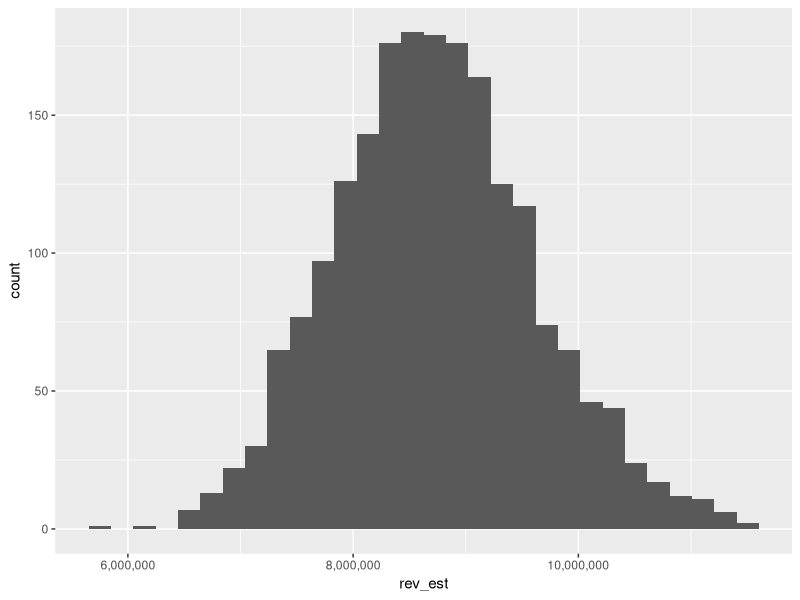
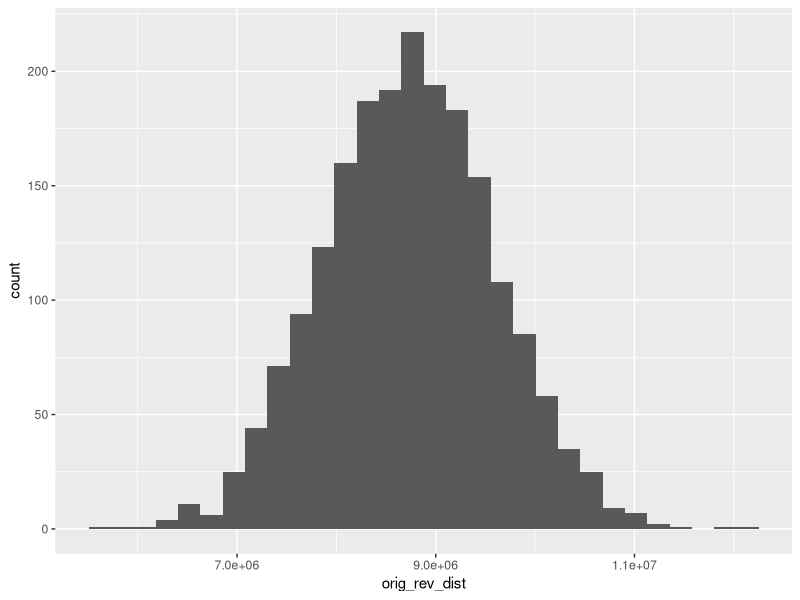
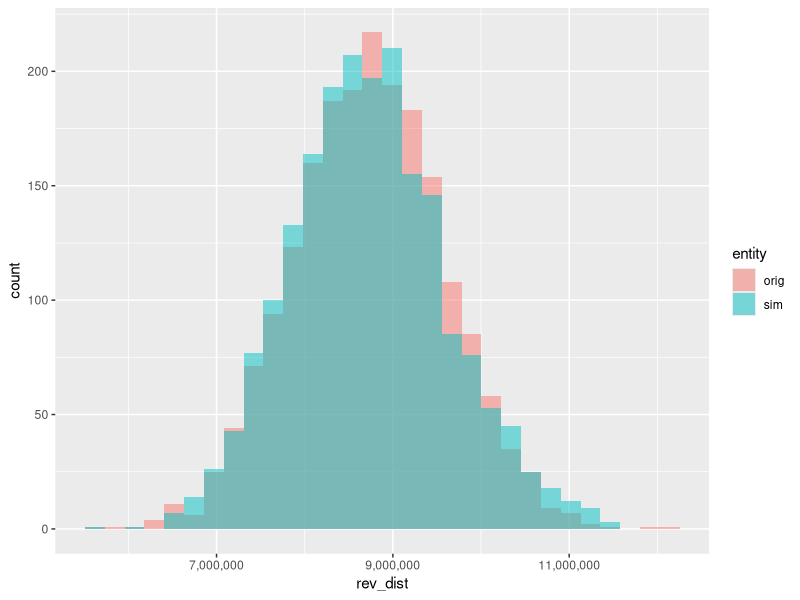

These charts were generated, in order, by the following R code:
## ESTIMATING POTENTIAL RETURNS ON A CUSTOMER PROMOTION

## load libraries
library(tidyverse)
library(scales)

## get data - prepared in advance
cust <- read_csv('data/customer_promo.csv')

## examine customer data
str(cust)

## identify variables for estimating: the unknowns:
## Exp_promo_convert: expecting number of customers to convert via promo
## ARPU_Future: expected ARPU for customers during time period
## ARPU_promo: expected spend rate for customers who converted via promo

## Exp_promo_convert distribution
sd_est <- 0.1

## works but applies same random var to each item
cust_epc <- cust %>% mutate(
  epc_est=Exp_promo_convert*rnorm(mean=1, sd=sd_est, n=1)
)

## works but loop
cust_epc2 <- cust
for(s in 1:nrow(cust)){
  cust_epc2$epc_est[s] <- cust_epc2$Exp_promo_convert[s]*rnorm(mean=1, sd=sd_est, n=1)
}

cust_est <- cust
## create function and use apply
fdist <- function(x) {
  x*rnorm(mean=1, sd=sd_est, n=1)
}
## apply function to each row to create new variable with random normal dist
cust_est$epc_est <- apply(cust_est[,'Exp_promo_convert'], MARGIN=1, FUN=fdist)
## set C3 prev title to 1
cust_est[cust_est$Prod=='C3 (prev title pattern)','epc_est'] <- 1
cust_est$arpu_future_est <- apply(cust_est[,'ARPU_Future'], MARGIN=1, FUN=fdist) 
cust_est$arpu_promo_est <- apply(cust_est[,'ARPU_promo'], MARGIN=1, FUN=fdist)
cust_est <- cust_est %>% mutate(
  rev_est=Customers*epc_est*arpu_future_est*arpu_promo_est
)

sum(cust_est$Revenue)
sum(cust_est$rev_est)

## use above process and create a loop for multiple simulations
## add new function with wider spread for some variables
sd_estw <- 0.2
fdistw <- function(x) {
  x*rnorm(mean=1, sd=sd_estw, n=1)
}
cust_est_sim <- data.frame()
sims <- 2000
for(sim in 1:sims){
  ## apply function to each row to create new variable with random normal dist
  cust_est$epc_est <- apply(cust_est[,'Exp_promo_convert'], MARGIN=1, FUN=fdist)
  ## set C3 prev title to 1
  cust_est[cust_est$Prod=='C3 (prev title pattern)','epc_est'] <- 1
  cust_est$arpu_future_est <- apply(cust_est[,'ARPU_Future'], MARGIN=1, FUN=fdistw) 
  cust_est$arpu_promo_est <- apply(cust_est[,'ARPU_promo'], MARGIN=1, FUN=fdist)
  cust_est <- cust_est %>% mutate(
    rev_est=Customers*epc_est*arpu_future_est*arpu_promo_est
  )
  cust_est$sim <- sim
  cust_est_sim <- bind_rows(cust_est_sim, cust_est)
}

## review results of sim
## total revenue
rev_sim <- cust_est_sim %>% group_by(sim) %>% summarize(rev_est=sum(rev_est))
## visualize distribution of revenue
ggplot(rev_sim, aes(x=rev_est))+geom_histogram()+
  scale_x_continuous(labels=comma)

summary(rev_sim$rev_est)
## compare to random dist of original estimate
orig_rev_est <- sum(cust$Revenue)
orig_rev_est
orig_rev_dist <- rnorm(mean=orig_rev_est, sd=orig_rev_est*sd_est, n=2000)
orig_rev_dist <- data.frame(orig_rev_dist)
summary(orig_rev_dist$orig_rev_dist)

## plot 
ggplot(orig_rev_dist, aes(x=orig_rev_dist))+geom_histogram()
## combine plots
rev_dist_compare <- orig_rev_dist %>% mutate(
  entity='orig'
) %>% rename(
  rev_dist = orig_rev_dist
)
rev_sim_temp <- data.frame(rev_dist=rev_sim$rev_est,
                           entity='sim'
)
rev_dist_compare <- bind_rows(rev_dist_compare, rev_sim_temp)
## plot compare
ggplot(rev_dist_compare, aes(x=rev_dist, fill=entity))+geom_histogram(alpha=0.5, position='identity')+
  scale_x_continuous(labels=comma)
